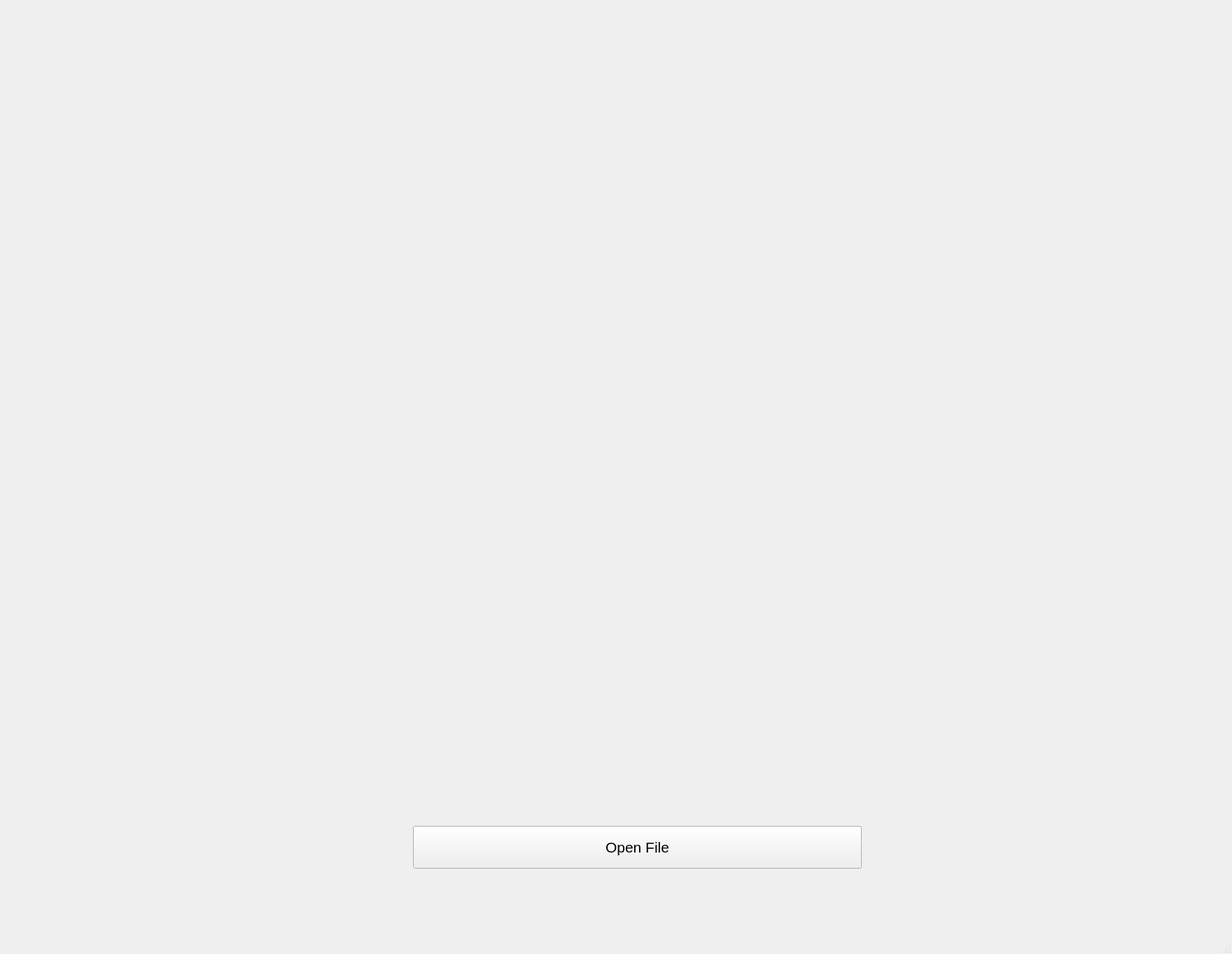
<?xml version="1.0" encoding="UTF-8"?>
<ui version="4.0">
 <class>MainWindow</class>
 <widget class="QMainWindow" name="MainWindow">
  <property name="geometry">
   <rect>
    <x>0</x>
    <y>0</y>
    <width>1760</width>
    <height>1363</height>
   </rect>
  </property>
  <property name="windowTitle">
   <string>MainWindow</string>
  </property>
  <widget class="QWidget" name="centralwidget">
   <widget class="QPushButton" name="pushButton">
    <property name="geometry">
     <rect>
      <x>590</x>
      <y>1180</y>
      <width>641</width>
      <height>61</height>
     </rect>
    </property>
    <property name="sizePolicy">
     <sizepolicy hsizetype="Minimum" vsizetype="Fixed">
      <horstretch>0</horstretch>
      <verstretch>0</verstretch>
     </sizepolicy>
    </property>
    <property name="font">
     <font>
      <pointsize>16</pointsize>
     </font>
    </property>
    <property name="text">
     <string>Open File</string>
    </property>
   </widget>
   <widget class="QLabel" name="label">
    <property name="geometry">
     <rect>
      <x>10</x>
      <y>10</y>
      <width>1701</width>
      <height>1141</height>
     </rect>
    </property>
    <property name="text">
     <string/>
    </property>
    <property name="alignment">
     <set>Qt::AlignCenter</set>
    </property>
   </widget>
  </widget>
  <widget class="QMenuBar" name="menubar">
   <property name="geometry">
    <rect>
     <x>0</x>
     <y>0</y>
     <width>1760</width>
     <height>56</height>
    </rect>
   </property>
  </widget>
  <widget class="QStatusBar" name="statusbar"/>
 </widget>
 <resources/>
 <connections/>
</ui>
